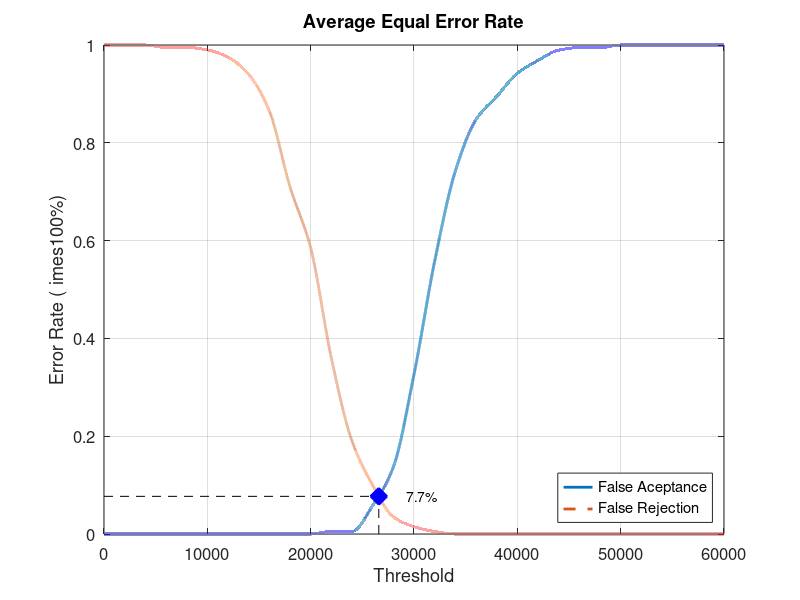
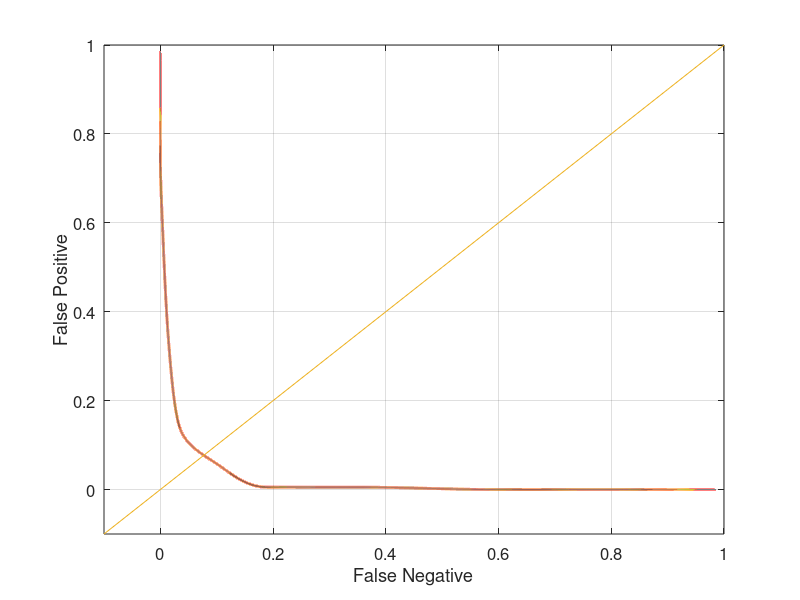

Write MATLAB code to recreate these figures, in order.
close all;
clear;
clc;
x = 0:2000:60000;
xq = 0:0.5:60000;

y0 = [0 0 0 0 0 0 0 0 0 0 0 0.00526316 0.00526316 0.0578947 0.136842 0.326316 0.557895 0.742105 0.847368 0.894737 0.942105 0.968421 0.989474 0.994737 0.994737 1 1 1 1 1 1]
yy0 = interp1(x, y0, xq, 'pchip');
y1 = [1 1 1 0.995 0.995 0.99 0.975 0.94 0.865 0.71 0.585 0.36 0.19 0.1 0.035 0.015 0.005 0 0 0 0 0 0 0 0 0 0 0 0 0 0]
yy1 = interp1(x, y1, xq, 'pchip');

% Calculating EER: 
y2 = abs(y0 - y1);
find(y2 == min(y2))
yy2 = abs(yy0 - yy1);
xEER = find(yy2 == min(yy2));
xEERIndex = xq(xEER) % X-axis EER
yEER = yy0(xEER) % Y-axis EER

main = figure
plot(xq, yy0,'-','LineWidth', 2);	hold on
plot(xq, yy1,'--','LineWidth', 2);	hold on
plot([xEERIndex xEERIndex], [0 yEER], 'k--');	hold on
plot([0 xEERIndex], [yEER yEER], 'k--');	hold on
plot(xEERIndex, yEER, 'bx', 'LineWidth', 10);	hold on
text(xEERIndex + 10 * xEERIndex / 100, yEER, [num2str(round((10000 * yEER)) / 100) '%'])
legend('False Aceptance', 'False Rejection', 'Location', 'SouthEast')
xlabel('Threshold')
ylabel('Error Rate (	imes100%)')
title('Average Equal Error Rate')
set(gca, 'FontSize', 12)
axis([0 60000 0 1])
grid on

print(main, 'Database2_3Main', '-dpng');
FNRxFPR = figure('Color', [1 1 1]);
plot(yy1, yy0, '-', yy1, yy0, 'LineWidth', 2);
hold on
y = -0.1:0.1:1
plot(y, y); 
set(gca, 'FontSize', 12)
xlabel('False Negative')
ylabel('False Positive')
axis([-0.1 1 -0.1 1])
set(gca, 'FontSize', 12)
grid on

print(FNRxFPR, 'Database2_3FNRxFPR','-dpng');
